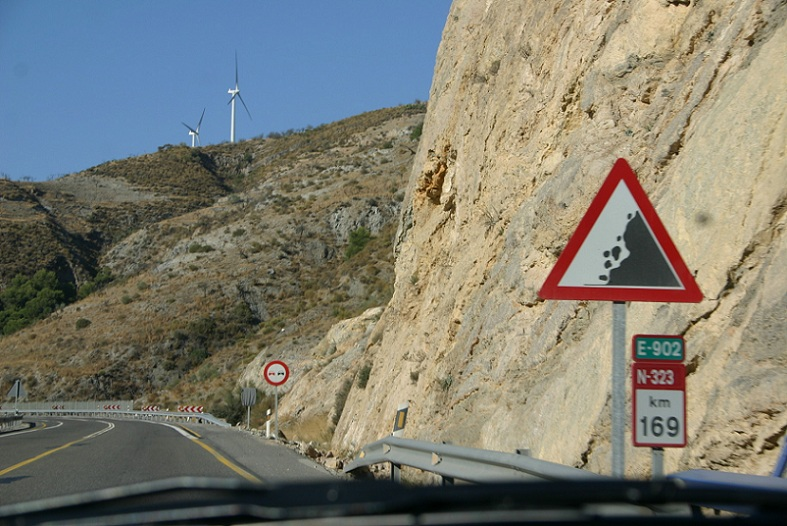
//> input picture image_processing/test-images/3.jpg, 787 x 526 px, given in place of movie.avi, which was not available
$ ./import_video_and_theshold   (built with g++ and OpenCV 4)
//> lines starting //> are read from the running program, lines starting //| are printed output that depends on the picture; after the words box and inside, x2 and y2 are one past the last pixel; in counts of white or black regions, pixels touching at a corner belong together; pictures that were not available may be replaced by others from this repository, and a replacement may not be noted
#include <opencv2/core/core.hpp>
#include <opencv2/highgui/highgui.hpp>
#include <opencv2/imgproc/imgproc.hpp>
#include <opencv/cv.h>
#include <iostream>

using namespace cv;
using namespace std;

int main( int argc, char** argv )
{
    VideoCapture cap = VideoCapture("/home/minhtran/catkin_ws/src/image_processing/test-images/movie.avi"); // open the default camera
    if(!cap.isOpened())  // check if we succeeded
        return -1;


//    im_rgb = imread(argv[1], CV_LOAD_IMAGE_COLOR);   // Read the file

    int iLowH = 0;
    int iHighH = 179;

    int iLowS = 51;
    int iHighS = 97;

    int iLowV = 197;
    int iHighV = 255;

    int lowThreshold = 0;
    int ratio = 3;
    int kernel_size = 3;

    Mat im_thresholded;

    namedWindow( "Control", WINDOW_AUTOSIZE );// Create a window for display.
    cvCreateTrackbar("LowH", "Control", &iLowH, 255); //Hue (0 - 179)
    cvCreateTrackbar("HighH", "Control", &iHighH, 179);

    cvCreateTrackbar("LowS", "Control", &iLowS, 255); //Saturation (0 - 255)
    cvCreateTrackbar("HighS", "Control", &iHighS, 255);

    cvCreateTrackbar("LowV", "Control", &iLowV, 255); //Value (0 - 255)
    cvCreateTrackbar("HighV", "Control", &iHighV, 255);

    cvCreateTrackbar( "Min Threshold:", "Control", &lowThreshold, 100);

    for(;;)
    {
        Mat frame, im_hsv;
        cap >> frame; // get a new frame from camera
//> frame is the input picture: 526 rows x 787 cols, CV_8UC3; mean B, G, R 113.5, 124.8, 125.4

        cvtColor(frame,im_hsv, COLOR_BGR2HSV);
//> im_hsv: 526 rows x 787 cols, CV_8UC3; mean H, S, V 46, 77.6, 140.9

        inRange(im_hsv, Scalar(iLowH, iLowS, iLowV), Scalar(iHighH, iHighS, iHighV), im_thresholded);
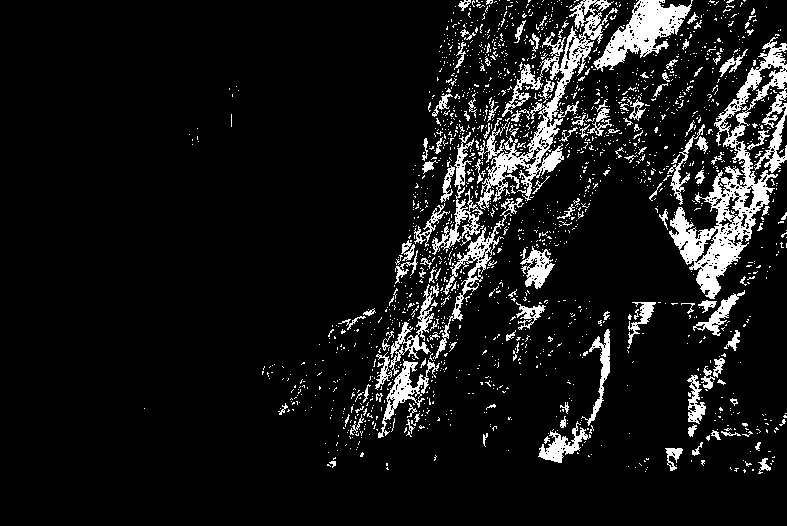
//> im_thresholded: 526 rows x 787 cols, CV_8UC1; 9.1% white; 1789 white regions (1644 under 20 px), largest, box (x1, y1, x2, y2) and area: (669, 37, 787, 299) 7973, (476, 0, 618, 210) 5141, (593, 0, 693, 72) 2848

        Mat im_blur;
        // Loc Trung Vi Median
        for ( int i = 1; i < 31; i = i + 2 )
        {
            medianBlur ( im_thresholded, im_blur, 5 );
        }
//> this loop made 15 passes
//> pass 1, `medianBlur ( im_thresholded, im_blur, 5 );`:
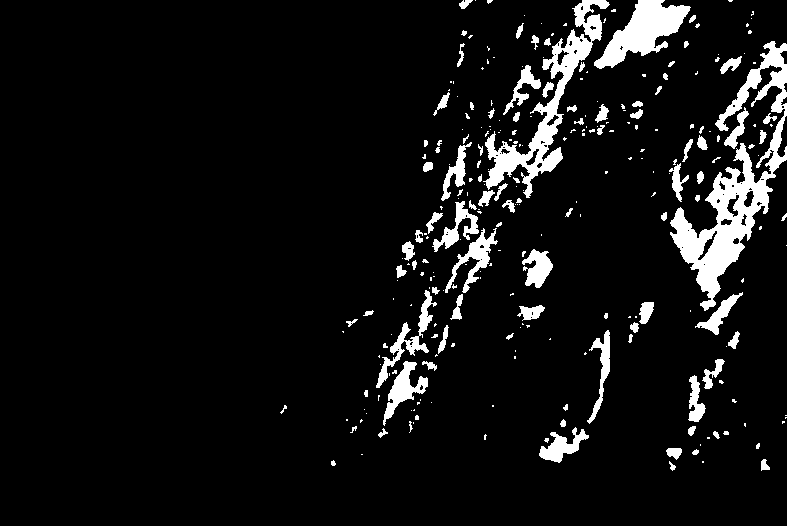
//> im_blur: 526 rows x 787 cols, CV_8UC1; 7.4% white; 273 white regions (176 under 20 px), largest, box (x1, y1, x2, y2) and area: (670, 41, 787, 311) 8219, (483, 0, 610, 198) 4804, (594, 0, 691, 69) 2988

        Mat im_canny;
        /// Canny detector
        Canny( im_blur, im_canny, lowThreshold, lowThreshold*ratio, kernel_size );
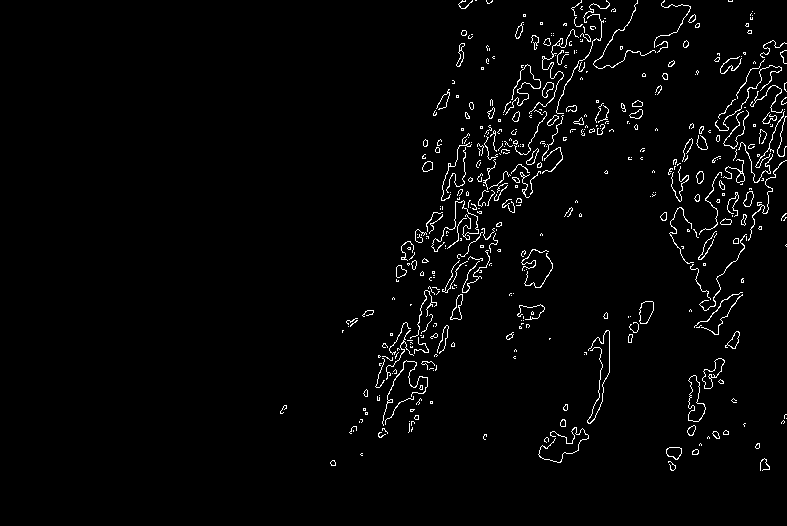
//> im_canny: 526 rows x 787 cols, CV_8UC1; 2.4% white in thin lines or dots, all inside (x1, y1, x2, y2) = (280, 0, 787, 471)

        vector<vector<Point> > im_contours;
        vector<Vec4i> hierarchy;
        RNG rng(12345);

        findContours( im_canny, im_contours, hierarchy, CV_RETR_TREE, CV_CHAIN_APPROX_SIMPLE, Point(0, 0) );
//> im_contours = 575 contours, 483 with area under 20; largest, box (x1, y1, x2, y2) and area: (688, 375, 706, 422) 450, (688, 375, 706, 422) 444, (702, 358, 725, 389) 271, (702, 358, 725, 389) 254, (639, 301, 654, 324) 236
        Mat drawing = Mat::zeros( im_thresholded.size(), CV_8UC3 );
        for( int i = 0; i< im_contours.size(); i++ )
        {
            Scalar color = Scalar( rng.uniform(0, 255), rng.uniform(0,255), rng.uniform(0,255) );
            drawContours( drawing, im_contours, i, color, 1, 8, hierarchy, 0, Point() );
        }
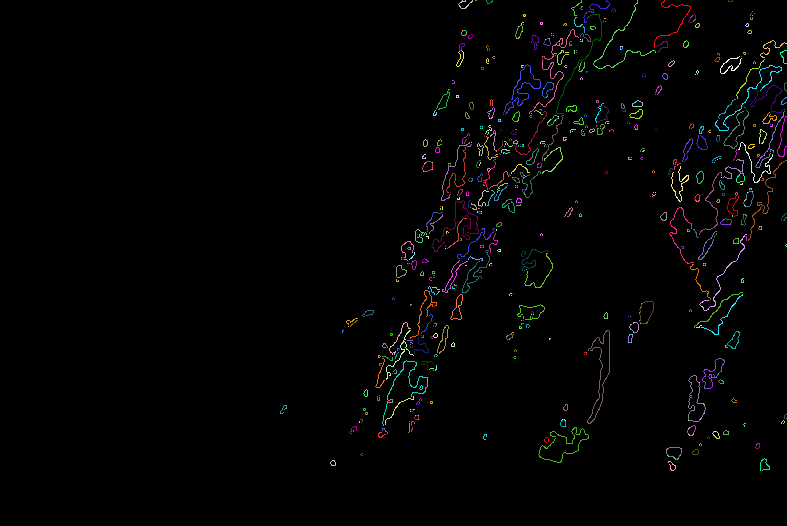
//> drawing: 526 rows x 787 cols, CV_8UC3; mean B, G, R 3, 3, 3.1
        imshow( "Original image", frame );
        //imshow( "Converted window", im_thresholded );
        imshow( "Final image", drawing );
        if (waitKey(30) == 27) //wait for 'esc' key press for 30ms. If 'esc' key is pressed, break loop
//> the Esc key is pressed
       {
            cout << "esc key is pressed by user" << endl;
            break;
       }
    }
    return 0;
}

// [30 lines of commented-out code are left out]

$ run again, on image_processing/test-images/5.jpg
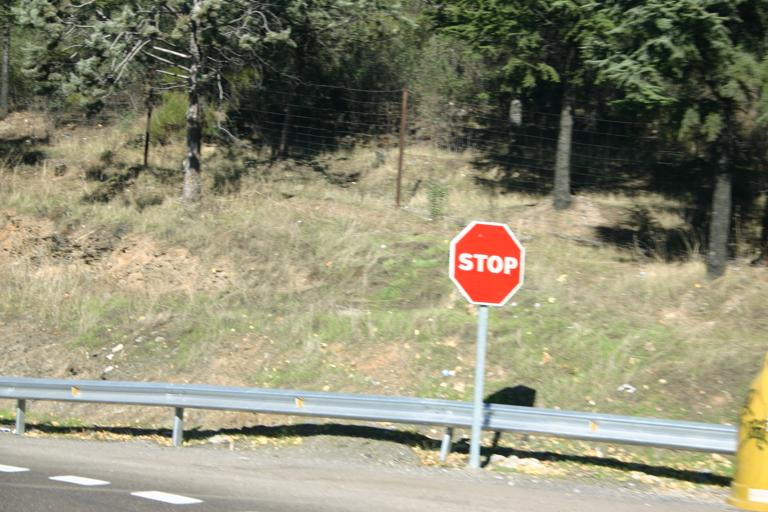
//> input picture image_processing/test-images/5.jpg, 768 x 512 px, given in place of movie.avi, which was not available
//> frame is the input picture: 512 rows x 768 cols, CV_8UC3; mean B, G, R 114.5, 138.4, 140.5
//> im_hsv: 512 rows x 768 cols, CV_8UC3; mean H, S, V 37.7, 58.6, 144.5
//> `inRange(im_hsv, Scalar(iLowH, iLowS, iLowV), Scalar(iHighH, iHighS, iH..`:
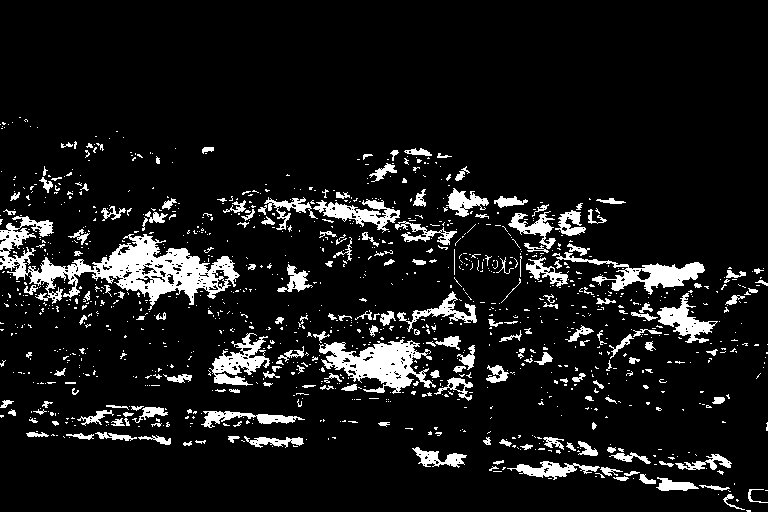
//> im_thresholded: 512 rows x 768 cols, CV_8UC1; 9.5% white; 1187 white regions (995 under 20 px), largest, box (x1, y1, x2, y2) and area: (0, 216, 240, 310) 7135, (319, 339, 436, 394) 3051, (552, 252, 705, 295) 1814
//> im_canny: 512 rows x 768 cols, CV_8UC1; 2.5% white in thin lines or dots, all inside (x1, y1, x2, y2) = (0, 143, 768, 512)
//> im_contours = 521 contours, 341 with area under 20; largest, box (x1, y1, x2, y2) and area: (515, 460, 576, 478) 614, (515, 460, 576, 478) 602, (509, 213, 552, 238) 532, (414, 447, 465, 467) 517, (509, 213, 552, 238) 512
//> after the loop `for( int i = 0; i< im_contours.size(); i++ )`:
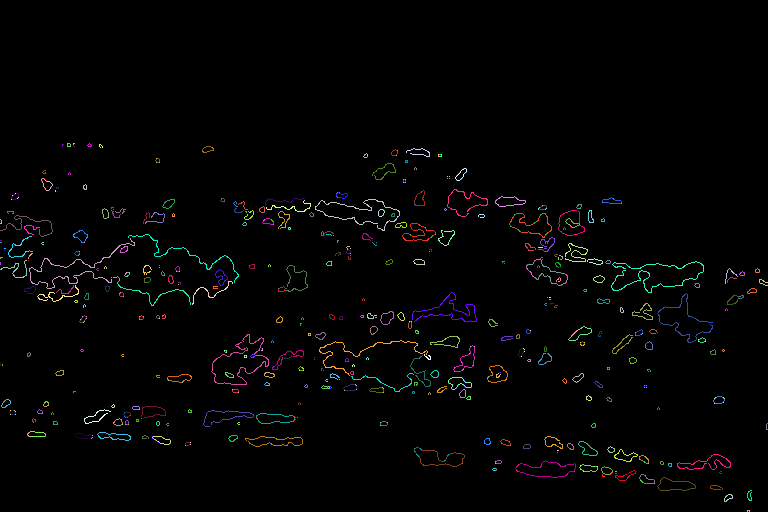
//> drawing: 512 rows x 768 cols, CV_8UC3; mean B, G, R 3.2, 3.2, 3.5
